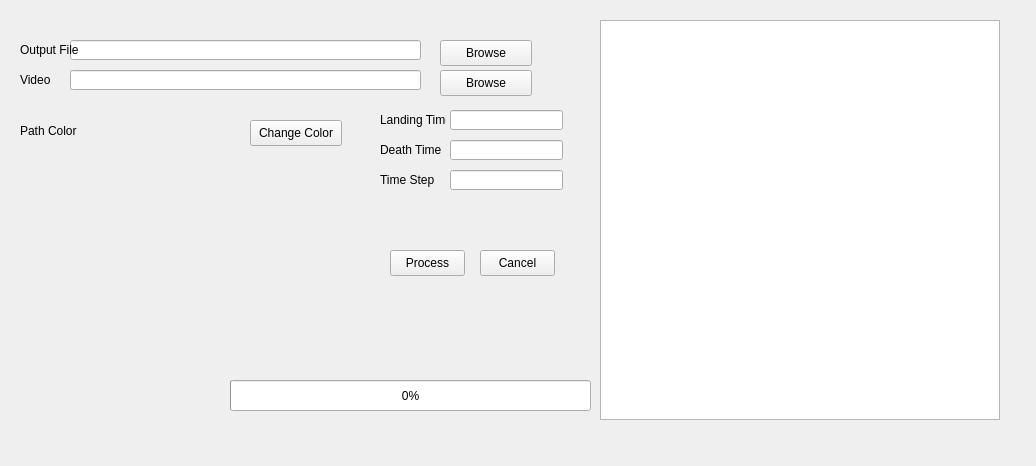
<?xml version="1.0" encoding="UTF-8"?>
<ui version="4.0">
 <class>PUBGIS_GUI</class>
 <widget class="QMainWindow" name="PUBGIS_GUI">
  <property name="geometry">
   <rect>
    <x>0</x>
    <y>0</y>
    <width>1036</width>
    <height>466</height>
   </rect>
  </property>
  <property name="windowTitle">
   <string>PUBGIS_GUI</string>
  </property>
  <widget class="QWidget" name="centralWidget">
   <widget class="QProgressBar" name="progress_bar">
    <property name="geometry">
     <rect>
      <x>230</x>
      <y>380</y>
      <width>361</width>
      <height>31</height>
     </rect>
    </property>
    <property name="value">
     <number>0</number>
    </property>
    <property name="orientation">
     <enum>Qt::Horizontal</enum>
    </property>
   </widget>
   <widget class="QPushButton" name="color_select_button">
    <property name="geometry">
     <rect>
      <x>250</x>
      <y>120</y>
      <width>92</width>
      <height>26</height>
     </rect>
    </property>
    <property name="text">
     <string>Change Color</string>
    </property>
   </widget>
   <widget class="QWidget" name="path_color_preview" native="true">
    <property name="geometry">
     <rect>
      <x>150</x>
      <y>120</y>
      <width>81</width>
      <height>31</height>
     </rect>
    </property>
    <property name="autoFillBackground">
     <bool>true</bool>
    </property>
   </widget>
   <widget class="QLabel" name="path_color_label">
    <property name="geometry">
     <rect>
      <x>20</x>
      <y>120</y>
      <width>131</width>
      <height>21</height>
     </rect>
    </property>
    <property name="text">
     <string>Path Color</string>
    </property>
   </widget>
   <widget class="QPushButton" name="video_file_browse_button">
    <property name="geometry">
     <rect>
      <x>440</x>
      <y>70</y>
      <width>92</width>
      <height>26</height>
     </rect>
    </property>
    <property name="text">
     <string>Browse</string>
    </property>
   </widget>
   <widget class="QLabel" name="video_file_label">
    <property name="geometry">
     <rect>
      <x>20</x>
      <y>70</y>
      <width>66</width>
      <height>20</height>
     </rect>
    </property>
    <property name="text">
     <string>Video</string>
    </property>
   </widget>
   <widget class="QLineEdit" name="video_file_edit">
    <property name="geometry">
     <rect>
      <x>70</x>
      <y>70</y>
      <width>351</width>
      <height>20</height>
     </rect>
    </property>
   </widget>
   <widget class="QLineEdit" name="landing_time_edit">
    <property name="geometry">
     <rect>
      <x>450</x>
      <y>110</y>
      <width>113</width>
      <height>20</height>
     </rect>
    </property>
   </widget>
   <widget class="QLabel" name="image_label_2">
    <property name="geometry">
     <rect>
      <x>380</x>
      <y>110</y>
      <width>66</width>
      <height>20</height>
     </rect>
    </property>
    <property name="text">
     <string>Landing Time</string>
    </property>
   </widget>
   <widget class="QLineEdit" name="death_time_edit">
    <property name="geometry">
     <rect>
      <x>450</x>
      <y>140</y>
      <width>113</width>
      <height>20</height>
     </rect>
    </property>
   </widget>
   <widget class="QLabel" name="image_label_3">
    <property name="geometry">
     <rect>
      <x>380</x>
      <y>140</y>
      <width>66</width>
      <height>20</height>
     </rect>
    </property>
    <property name="text">
     <string>Death Time</string>
    </property>
   </widget>
   <widget class="QLineEdit" name="time_step_edit">
    <property name="geometry">
     <rect>
      <x>450</x>
      <y>170</y>
      <width>113</width>
      <height>20</height>
     </rect>
    </property>
    <property name="text">
     <string/>
    </property>
   </widget>
   <widget class="QLabel" name="image_label_4">
    <property name="geometry">
     <rect>
      <x>380</x>
      <y>170</y>
      <width>66</width>
      <height>20</height>
     </rect>
    </property>
    <property name="text">
     <string>Time Step</string>
    </property>
   </widget>
   <widget class="QGraphicsView" name="map_creation_view">
    <property name="geometry">
     <rect>
      <x>600</x>
      <y>20</y>
      <width>400</width>
      <height>400</height>
     </rect>
    </property>
   </widget>
   <widget class="QPushButton" name="process_button">
    <property name="geometry">
     <rect>
      <x>390</x>
      <y>250</y>
      <width>75</width>
      <height>26</height>
     </rect>
    </property>
    <property name="text">
     <string>Process</string>
    </property>
   </widget>
   <widget class="QLineEdit" name="output_file_edit">
    <property name="geometry">
     <rect>
      <x>70</x>
      <y>40</y>
      <width>351</width>
      <height>20</height>
     </rect>
    </property>
   </widget>
   <widget class="QPushButton" name="output_file_browse_button">
    <property name="geometry">
     <rect>
      <x>440</x>
      <y>40</y>
      <width>92</width>
      <height>26</height>
     </rect>
    </property>
    <property name="text">
     <string>Browse</string>
    </property>
   </widget>
   <widget class="QLabel" name="output_file_label">
    <property name="geometry">
     <rect>
      <x>20</x>
      <y>40</y>
      <width>66</width>
      <height>20</height>
     </rect>
    </property>
    <property name="text">
     <string>Output File</string>
    </property>
   </widget>
   <widget class="QPushButton" name="cancel_button">
    <property name="geometry">
     <rect>
      <x>480</x>
      <y>250</y>
      <width>75</width>
      <height>26</height>
     </rect>
    </property>
    <property name="text">
     <string>Cancel</string>
    </property>
   </widget>
  </widget>
  <widget class="QMenuBar" name="menuBar">
   <property name="geometry">
    <rect>
     <x>0</x>
     <y>0</y>
     <width>1036</width>
     <height>21</height>
    </rect>
   </property>
  </widget>
 </widget>
 <layoutdefault spacing="6" margin="11"/>
 <resources/>
 <connections/>
</ui>
